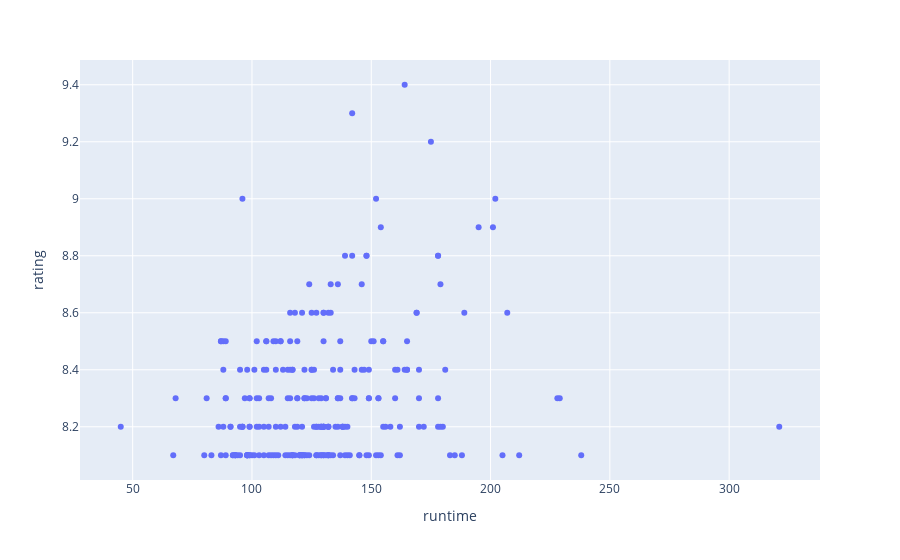

This figure's notebook cell:
### Markdown cell above
## Does runtime affects ratings?

### Code cell
px.scatter(movies, x = 'runtime', y= 'rating')

### Figure 1 — Plotly figure (JSON) as saved in the notebook; plotly's stock layout.template omitted (floating-point values rounded to 4 significant figures; data arrays with more than 128 entries replaced by an {"elided": "..."} marker saying what was removed)
{"data": [{"hovertemplate": "runtime=%{x}<br>rating=%{y}<extra></extra>", "legendgroup": "", "marker": {"color": "#636efa", "symbol": "circle"}, "mode": "markers", "name": "", "orientation": "v", "showlegend": false, "type": "scatter", "x": {"elided": "250 int values"}, "xaxis": "x", "y": {"elided": "250 float values"}, "yaxis": "y"}], "layout": {"legend": {"tracegroupgap": 0}, "margin": {"t": 60}, "xaxis": {"anchor": "y", "domain": [0, 1], "title": {"text": "runtime"}}, "yaxis": {"anchor": "x", "domain": [0, 1], "title": {"text": "rating"}}}}
